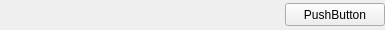
<?xml version="1.0" encoding="UTF-8"?>
<ui version="4.0">
 <class>AngKDemoWidget</class>
 <widget class="QWidget" name="AngKDemoWidget">
  <property name="geometry">
   <rect>
    <x>0</x>
    <y>0</y>
    <width>385</width>
    <height>30</height>
   </rect>
  </property>
  <property name="minimumSize">
   <size>
    <width>0</width>
    <height>30</height>
   </size>
  </property>
  <property name="maximumSize">
   <size>
    <width>16777215</width>
    <height>30</height>
   </size>
  </property>
  <property name="windowTitle">
   <string>AngKDemoWidget</string>
  </property>
  <layout class="QVBoxLayout" name="verticalLayout">
   <property name="spacing">
    <number>0</number>
   </property>
   <property name="leftMargin">
    <number>0</number>
   </property>
   <property name="topMargin">
    <number>0</number>
   </property>
   <property name="rightMargin">
    <number>0</number>
   </property>
   <property name="bottomMargin">
    <number>0</number>
   </property>
   <item>
    <layout class="QHBoxLayout" name="horizontalLayout_11">
     <item>
      <spacer name="horizontalSpacer_7">
       <property name="orientation">
        <enum>Qt::Horizontal</enum>
       </property>
       <property name="sizeHint" stdset="0">
        <size>
         <width>40</width>
         <height>20</height>
        </size>
       </property>
      </spacer>
     </item>
     <item>
      <widget class="QPushButton" name="okButton">
       <property name="minimumSize">
        <size>
         <width>100</width>
         <height>23</height>
        </size>
       </property>
       <property name="text">
        <string>PushButton</string>
       </property>
      </widget>
     </item>
    </layout>
   </item>
  </layout>
 </widget>
 <layoutdefault spacing="6" margin="11"/>
 <resources/>
 <connections/>
</ui>
